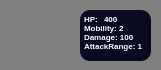
        <widget class="QWidget" name="pl2_ag5_widget" native="true">
         <property name="minimumSize">
          <size>
           <width>161</width>
           <height>70</height>
          </size>
         </property>
         <property name="styleSheet">
          <string notr="true">QWidget{
background-color: #808080;
border-radius:10px;
}</string>
         </property>
         <widget class="QTextBrowser" name="textBrowser_32">
          <property name="geometry">
           <rect>
            <x>80</x>
            <y>10</y>
            <width>71</width>
            <height>51</height>
           </rect>
          </property>
          <property name="styleSheet">
           <string notr="true">color:white;
background-color : #0a0a22;
border:none;
</string>
          </property>
          <property name="verticalScrollBarPolicy">
           <enum>Qt::ScrollBarPolicy::ScrollBarAlwaysOff</enum>
          </property>
          <property name="horizontalScrollBarPolicy">
           <enum>Qt::ScrollBarPolicy::ScrollBarAlwaysOff</enum>
          </property>
          <property name="html">
           <string>&lt;!DOCTYPE HTML PUBLIC &quot;-//W3C//DTD HTML 4.0//EN&quot; &quot;http://www.w3.org/TR/REC-html40/strict.dtd&quot;&gt;
&lt;html&gt;&lt;head&gt;&lt;meta name=&quot;qrichtext&quot; content=&quot;1&quot; /&gt;&lt;meta charset=&quot;utf-8&quot; /&gt;&lt;style type=&quot;text/css&quot;&gt;
p, li { white-space: pre-wrap; }
hr { height: 1px; border-width: 0; }
li.unchecked::marker { content: &quot;\2610&quot;; }
li.checked::marker { content: &quot;\2612&quot;; }
&lt;/style&gt;&lt;/head&gt;&lt;body style=&quot; font-family:'Segoe UI'; font-size:9pt; font-weight:400; font-style:normal;&quot;&gt;
&lt;p align=&quot;justify&quot; style=&quot; margin-top:12px; margin-bottom:12px; margin-left:0px; margin-right:0px; -qt-block-indent:0; text-indent:0px;&quot;&gt;&lt;span style=&quot; font-size:6pt; font-weight:700;&quot;&gt;HP: &lt;br /&gt;Mobility: 2&lt;br /&gt;Damage: 100&lt;br /&gt;AttackRange: 1&lt;/span&gt;&lt;/p&gt;&lt;/body&gt;&lt;/html&gt;</string>
          </property>
         </widget>
         <widget class="QPushButton" name="pl2_ag5_btn">
          <property name="geometry">
           <rect>
            <x>10</x>
            <y>10</y>
            <width>61</width>
            <height>51</height>
           </rect>
          </property>
          <property name="styleSheet">
           <string notr="true">background-image:url(&quot;:/src/images/Agent/Colonel Baba&quot;);
background-repeat:no-repeat;
background-position:center;
background-origin:content;
background-size:cover;</string>
          </property>
          <property name="text">
           <string/>
          </property>
         </widget>
         <widget class="QTextBrowser" name="pl2_ag5_HP">
          <property name="geometry">
           <rect>
            <x>100</x>
            <y>10</y>
            <width>25</width>
            <height>15</height>
           </rect>
          </property>
          <property name="styleSheet">
           <string notr="true">color:white;
background-color : #0a0a22;
border:none;</string>
          </property>
          <property name="verticalScrollBarPolicy">
           <enum>Qt::ScrollBarPolicy::ScrollBarAlwaysOff</enum>
          </property>
          <property name="html">
           <string>&lt;!DOCTYPE HTML PUBLIC &quot;-//W3C//DTD HTML 4.0//EN&quot; &quot;http://www.w3.org/TR/REC-html40/strict.dtd&quot;&gt;
&lt;html&gt;&lt;head&gt;&lt;meta name=&quot;qrichtext&quot; content=&quot;1&quot; /&gt;&lt;meta charset=&quot;utf-8&quot; /&gt;&lt;style type=&quot;text/css&quot;&gt;
p, li { white-space: pre-wrap; }
hr { height: 1px; border-width: 0; }
li.unchecked::marker { content: &quot;\2610&quot;; }
li.checked::marker { content: &quot;\2612&quot;; }
&lt;/style&gt;&lt;/head&gt;&lt;body style=&quot; font-family:'Segoe UI'; font-size:9pt; font-weight:400; font-style:normal;&quot;&gt;
&lt;p style=&quot; margin-top:0px; margin-bottom:0px; margin-left:0px; margin-right:0px; -qt-block-indent:0; text-indent:0px;&quot;&gt;&lt;span style=&quot; font-size:6pt; font-weight:700;&quot;&gt;400&lt;/span&gt;&lt;/p&gt;&lt;/body&gt;&lt;/html&gt;</string>
          </property>
         </widget>
        </widget>
